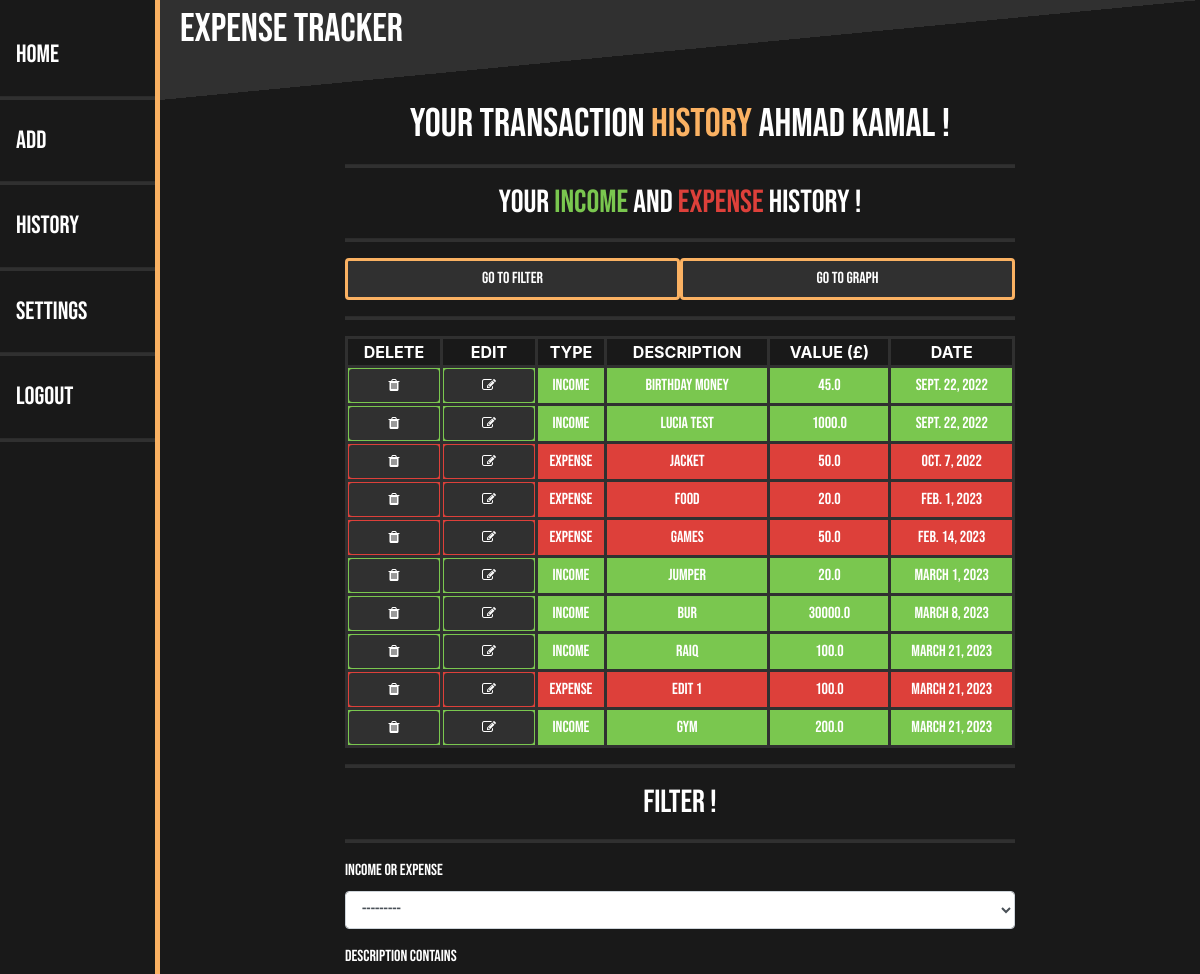
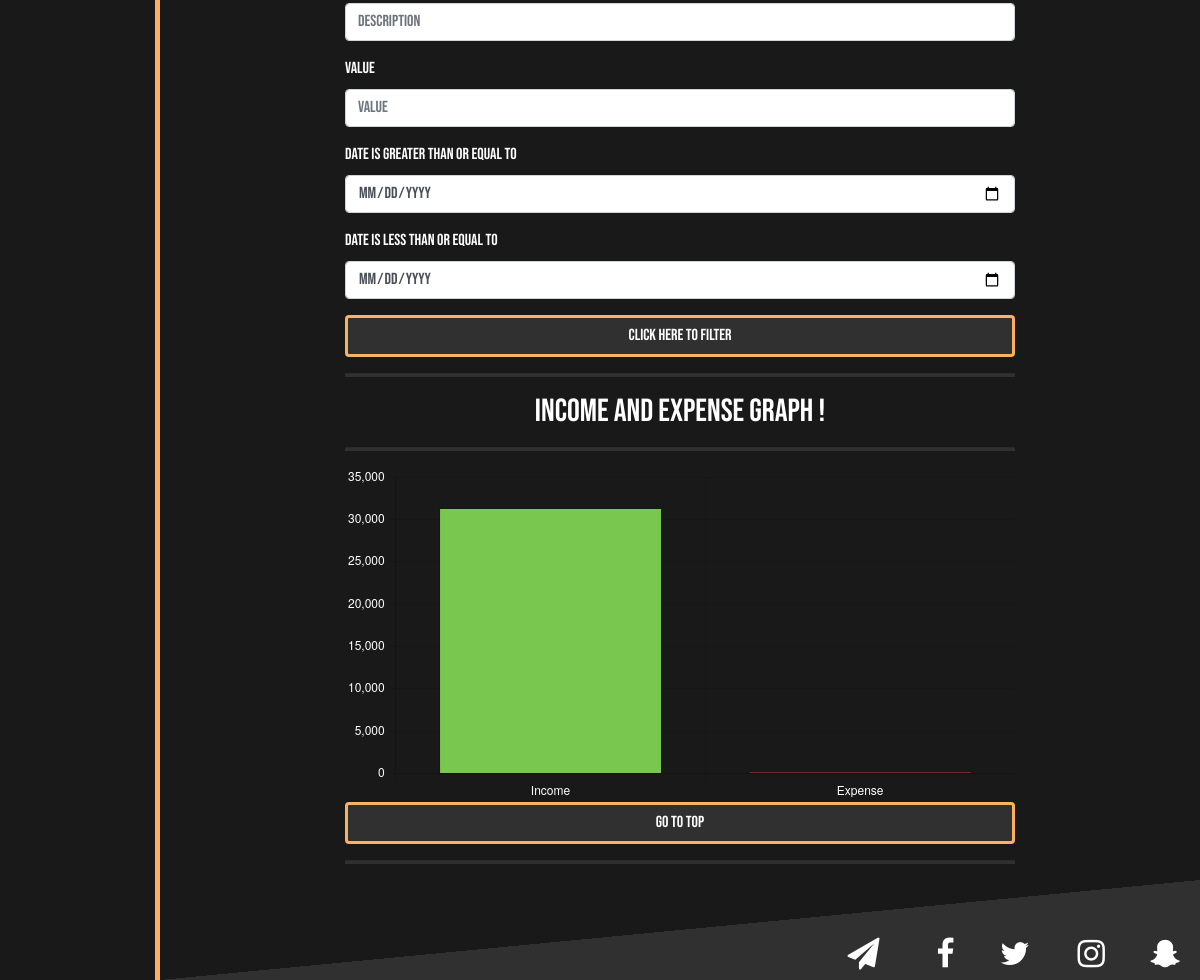
Page /history/ (signed in) on the committed database (2 pictures, top to bottom).
### main/models.py (models this page shows, shortened)
class IncomeExpense(models.Model):
    user = models.ForeignKey(User, on_delete = CASCADE, related_name = "user", null = True)
    typeIE = models.CharField(max_length = 10, choices = INCOME_EXPENSE_CHOICES)
    description = models.CharField(max_length = 20)
    value = models.FloatField()
    date = models.DateField()

### main/views.py (the view)
# urls.py: path("history/", views.historyPage, name = "historyPage"),
def historyPage(response):
    if response.user.is_authenticated:
        items = IncomeExpense.objects.filter(user = response.user).order_by('date')  # OBJECT FILTER: Get All Income/Expenses A User Has Made And Store It Ordered By Date
        myFilter = FilterIncomeExpense(response.GET, queryset=items) # FILTER: Create Filter Instance.
        items = myFilter.qs # FILTER: Filter Items From Query On Template.
        income = 0  # INCOME RUNNING TOTAL: Running Total For Income.
        expense = 0  # EXPENSE RUNNING TOTAL: Running Total For Expenses.
        for item in items: # FOR LOOP: Loop For The Amount Of Objects In The QuerySet.
            if item.typeIE == "INCOME": # IF STATEMENT: For The Current Object In The QuerySet Check If It Is "INCOME".
                income = income + item.value # INCOME RUNNING TOTAL: Increase The Running Total for 'income' If It Is Based Off Object Value.
            else:
                expense = expense + item.value # EXPENSE RUNNING TOTAL: Else Increase The Running Total for 'expense'.
        context = {"items": items, "myFilter": myFilter, "income": income, "expense": expense}
        return render(response, "main/historyPage.html", context)
    else:
        return HttpResponseRedirect("/login")

### main/templates/main/historyPage.html (shortened to what this page needs)
{% extends 'main/base.html' %}
{% load crispy_forms_filters %}
{% load crispy_forms_tags %}
{% block sideBar %}
    <div class="sideNavigationBar">
        <a href="/home">Home</a>
        <hr style="height: 3px">
        <a href="/add">Add</a>
        <hr style="height: 3px">
        <a href="/history">History</a>
        <hr style="height: 3px">
        <a href="/settings">Settings</a>
        <hr style="height: 3px">
        <a href="/logout">Logout</a>
        <hr style="height: 3px"></div>
{% endblock %}
{% block content %}
    <h1 id="HistoryTop" style="text-align: center; color: #FFFFFF">Your Transaction <span style="color: #FAB162"> History</span> {{ user.first_name }} !</h1>
    <hr style="height:3px;">
    <h2 style="text-align: center; color: #FFFFFF">Your <span style="color: #7AC74F">Income</span> And <span style="color: #DD403A">Expense</span> History !</h2>
    <hr style="height:3px;">
    <div class="flex">
        <div class='column1'>
            <a href="#IncomeExpenseFilter">
                <button style = "background-color: #303030; width: 100%; border-color: #FAB162; border-width: 3px;" type = "submit" name = "submitButton" class="btn btn-success"><span style='font-family: abc, sans-serif'>Go To Filter</span></button>
            </a>
        </div>
        <div class='column2'>
            <a href="#IncomeExpenseGraph">
                <button style = "background-color: #303030; width: 100%; border-color: #FAB162; border-width: 3px;" type = "submit" name = "submitButton" class="btn btn-success"><span style='font-family: abc, sans-serif'>Go To Graph</span></button>
            </a>
        </div>
    </div>
    <hr style="height:3px;">
    <table>
        <tr style="background-color: #191919">
            <th style="width: 5%">DELETE</th>
            <th style="width: 5%">EDIT</th>
            <th>TYPE</th>
            <th>DESCRIPTION</th>
            <th>VALUE (£)</th>
            <th>DATE</th>
        </tr>
        {% for item in items %}
            {% if item.typeIE == "INCOME" %}
                <tr style="background-color: #7AC74F;">
                    <td><a style="background-color: #303030; border-color: #303030; border-width: 2px;" href="{% url 'deleteItem' item.id%}" class="btn btn-danger btn-sm"><i class="fa fa-trash"></i></a></td>
                    <td><a style="background-color: #303030; border-color: #303030; border-width: 2px;" href="{% url 'editTransaction' item.id%}" class="btn btn-danger btn-sm"><i class="fa fa-edit"></i></a></td>
                    <td>{{ item.typeIE }}</td>
                    <td>{{ item.description }}</td>
                    <td>{{ item.value }}</td>
                    <td>{{ item.date }}</td>
                </tr>
            {% else %}
                <tr style="background-color: #DD403A;">
                    <td><a style="background-color: #303030; border-color: #303030; border-width: 2px;" href="{% url 'deleteItem' item.id%}" class="btn btn-danger btn-sm"><i class="fa fa-trash"></i></a></td>
                    <td><a style="background-color: #303030; border-color: #303030; border-width: 2px;" href="{% url 'editTransaction' item.id%}" class="btn btn-danger btn-sm"><i class="fa fa-edit"></i></a></td>
                    <td>{{ item.typeIE }}</td>
                    <td>{{ item.description }}</td>
                    <td>{{ item.value }}</td>
                    <td>{{ item.date }}</td>
                </tr>
            {% endif %}
        {% endfor %}
    </table>
    <div id="IncomeExpenseFilter">
        <hr style="height:3px;">
        <h2 style="text-align: center; color: #FFFFFF">Filter !</h2>
        <hr style="height:3px;">
        <form style="font-family: abc,serif; color: #FFFFFF" method="GET">
            {{ myFilter.form|crispy }}
            <button style = "background-color: #303030; width: 100%; border-color: #FAB162; border-width: 3px;" type = "submit" name = "submitButton" class="btn btn-success"><span style='font-family: abc, sans-serif'>Click Here To Filter</span></button>
        </form>
    </div>
    <div id="IncomeExpenseGraph">
        <hr style="height:3px;">
        <h2 style="text-align: center; color: #FFFFFF">Income and Expense Graph !</h2>
        <hr style="height:3px;">
        <canvas id="incomeExpenseChart"></canvas>
    </div>
    <script>
          const ctx = document.getElementById('incomeExpenseChart');
          new Chart(ctx, {
              type: 'bar',
              data: {
                  labels: ['Income', 'Expense'],
                  datasets: [{
                      label: 'Total',
                      data: [{{ income }}, {{ expense }}],
                      borderWidth: 1,
                      backgroundColor: ['#7AC74F', '#DD403A'],
                  }]
              },
              options: {
                  plugins: {
                      legend: {
                          display: false
                      },
                  },
                  scales: {
                      x: {
                          ticks: {
                              color: 'WHITE'
                          },
                      },
                      y: {
                          ticks: {
                              color: 'WHITE'
                          },
                          beginAtZero: true
                      }
                  }
              }
          });
    </script>
    <a href="#HistoryTop">
        <button style = "background-color: #303030; width: 100%; border-color: #FAB162; border-width: 3px;" type = "submit" name = "submitButton" class="btn btn-success"><span style='font-family: abc, sans-serif'>Go To Top</span></button>
    </a>
    <hr style="height:3px;">
{% endblock %}

### main/templates/main/base.html (shortened to what this page needs)
{% load static %}
<!DOCTYPE html>
<html lang="en">
<head>
    {% load static %}
    <link rel="stylesheet" href="{% static 'main/Font.css' %}">
    <link rel="stylesheet" href="https://cdn.jsdelivr.net/npm/bootstrap@4.3.1/dist/css/bootstrap.min.css">
    <link rel="stylesheet" href="https://cdnjs.cloudflare.com/ajax/libs/font-awesome/4.7.0/css/font-awesome.min.css">
</head>
<body style="background-color: #191919">
    {% block sideBar %}
    {% endblock %}
    {% block header %}
        <div class="header">
            <header>
                <h1 style="color: #FFFFFF">Expense Tracker</h1>
            </header>
        </div>
    {% endblock %}
    {% block main %}
        <div id="content" , name="content" , class="main">
            <div class="row justify-content-center">
                <div class="col-8">
                    {% block content %}
                    {% endblock %}
                </div>
            </div>
        </div>
    {% endblock %}
    {% block footer %}
        <div class="footer">
            <footer>
                <h2 style="color: #FFFFFF">
                    <a href="/contact" class="fa fa-send"></a>
                    <a href="#" class="fa fa-facebook "></a>
                    <a href="#" class="fa fa-twitter"></a>
                    <a href="#" class="fa fa-instagram"></a>
                    <a href="#" class="fa fa-snapchat-ghost"></a>
                </h2>
            </footer>
        </div>
    {% endblock %}
</body>
</html>

### rows in the picture
IncomeExpense: typeIE "INCOME", description "Birthday Money", value "45.0", date "Sept. 22, 2022"
IncomeExpense: typeIE "INCOME", description "Lucia Test", value "1000.0", date "Sept. 22, 2022"
IncomeExpense: typeIE "EXPENSE", description "Jacket", value "50.0", date "Oct. 7, 2022"
IncomeExpense: typeIE "EXPENSE", description "Food", value "20.0", date "Feb. 1, 2023"
IncomeExpense: typeIE "EXPENSE", description "Games", value "50.0", date "Feb. 14, 2023"
IncomeExpense: typeIE "INCOME", description "Jumper", value "20.0", date "March 1, 2023"
IncomeExpense: typeIE "INCOME", description "Bur", value "30000.0", date "March 8, 2023"
IncomeExpense: typeIE "INCOME", description "raiq", value "100.0", date "March 21, 2023"
IncomeExpense: typeIE "EXPENSE", description "Edit 1", value "100.0", date "March 21, 2023"
IncomeExpense: typeIE "INCOME", description "GYM", value "200.0", date "March 21, 2023"

### other values in the picture
{{ user.first_name }} "Ahmad Kamal"
chart data {{ income }} 31365.0
chart data {{ expense }} 220.0
